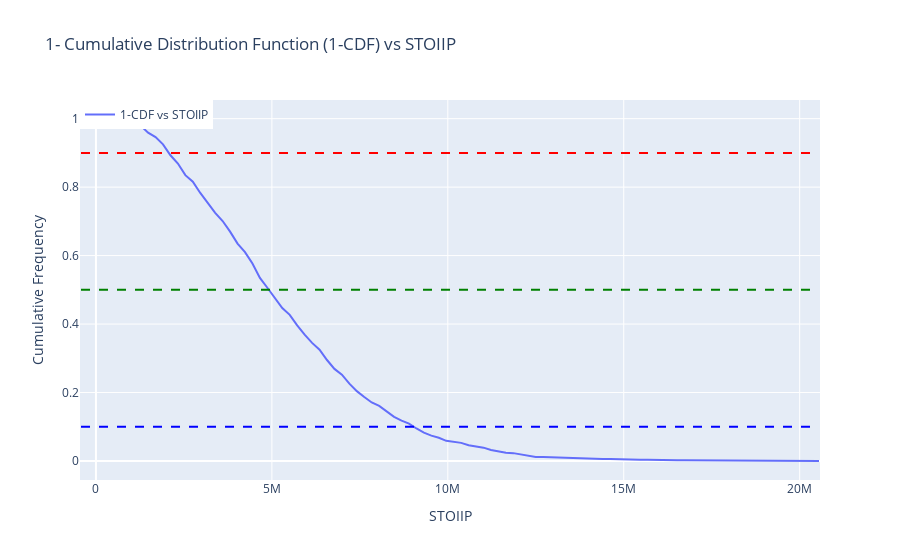

The notebook cell this image was saved under:
### Code cell
# Create a figure using plotly
fig = go.Figure()

# Plot the _1CDF line
fig.add_trace(go.Scatter(x=bin_edges[:-1], y=_1CDF, mode='lines', name='1-CDF vs STOIIP'))

# Adding horizontal lines for probabilities 0.9, 0.5, and 0.1
fig.add_shape(dict(type="line", x0=min(bin_edges[:-1]), x1=max(bin_edges[:-1]), y0=0.9, y1=0.9, line=dict(color="red", dash="dash"), name='Probability 0.9'))
fig.add_shape(dict(type="line", x0=min(bin_edges[:-1]), x1=max(bin_edges[:-1]), y0=0.5, y1=0.5, line=dict(color="green", dash="dash"), name='Probability 0.5'))
fig.add_shape(dict(type="line", x0=min(bin_edges[:-1]), x1=max(bin_edges[:-1]), y0=0.1, y1=0.1, line=dict(color="blue", dash="dash"), name='Probability 0.1'))

# Update layout
fig.update_layout(
    xaxis=dict(title='STOIIP'),
    yaxis=dict(title='Cumulative Frequency'),
    title='1- Cumulative Distribution Function (1-CDF) vs STOIIP',
    showlegend=True,
    legend=dict(x=0, y=1, traceorder='normal', orientation='h'),
)

# Show the interactive plot
fig.show()
